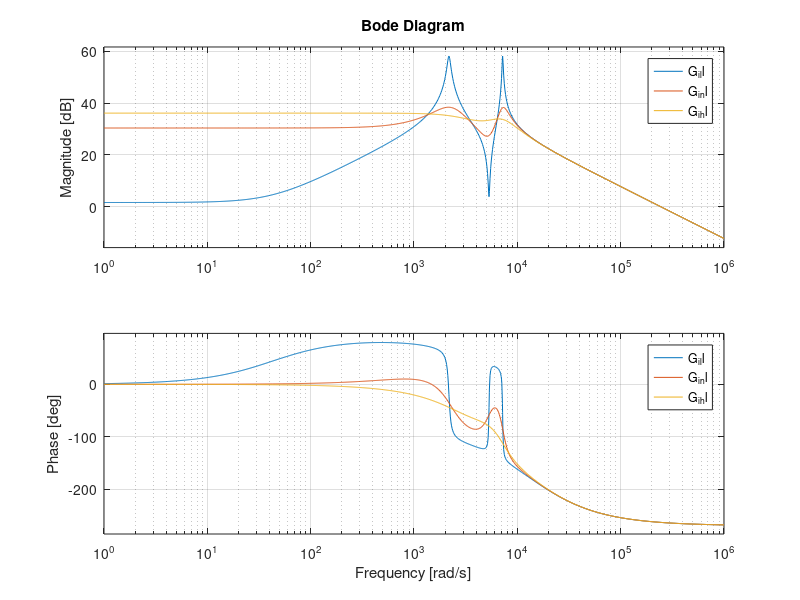

This figure's MATLAB source: (Note: this script raises an error after producing the figure.)
clc
close all
clear all
%% current loop design
% system parameters
%% power stage parameters for average model
R=15;                           % load resistor
L=1.10e-3;%0.64e-3;%1.1e-3;%(0.75879e-3)/(2/3);           % output filter inductance
RL=150e-3;%150e-3;%                                       % filter inductor ESR
C=41.308e-6;%20.4e-6;%31.4e-6;%;                          % output filter capacitance
Vdcref=270;
Vdc=Vdcref;
Vse=57.5;
Vsm=Vse*sqrt(2);
Vsdq=[sqrt(3/2)*Vsm; 0];
Vdref=Vsdq(1);
% Vd reference step factor
Vdstep=1.2;
Vqref=Vsdq(2);
fline=400; 
w=2*pi*fline;
omega=w;
fsw=20e+3;
Tsw=1/fsw;
wsw=2*pi*fsw;
Tdelay=1.5*Tsw;
s=tf([1,0],[0,1]);
% omega=400*2*pi;
tfdelay = (1-Tdelay*s)/(1+Tdelay*s);
Rl=RL;
% id to dd transfer function:
Rac=1.5e3;
tfidd_ln = (L*C^2*Rac^2*s^3+2*s^2*C*Rac*L+s*L+L*s*C^2*Rac^2*omega^2+C^2*Rac^2*Rl*s^2+2*s*C*Rac*Rl+s*C*Rac^2+C^2*Rac^2*omega^2*Rl+Rac+Rl)*Vdc/(L^2*C^2*Rac^2*s^4+2*L^2*C*Rac*s^3+s^2*L^2+2*L^2*s^2*C^2*Rac^2*omega^2+2*L^2*C*Rac*omega^2*s+omega^2*L^2+L^2*C^2*Rac^2*omega^4+2*L*C^2*Rac^2*Rl*s^3+2*L*s^2*C*Rac^2+4*L*C*Rac*Rl*s^2+2*L*s*C^2*Rac^2*omega^2*Rl+2*L*s*Rac+2*s*L*Rl-2*L*omega^2*C*Rac^2+C^2*Rac^2*Rl^2*s^2+2*s*C*Rac^2*Rl+2*C*Rac*Rl^2*s+Rl^2+Rac^2+2*Rac*Rl+C^2*Rac^2*omega^2*Rl^2);
G_i_ll=tfidd_ln*tfdelay;		  				% 1/(sLp+RLp)
Rac=15;
tfidd_ln = (L*C^2*Rac^2*s^3+2*s^2*C*Rac*L+s*L+L*s*C^2*Rac^2*omega^2+C^2*Rac^2*Rl*s^2+2*s*C*Rac*Rl+s*C*Rac^2+C^2*Rac^2*omega^2*Rl+Rac+Rl)*Vdc/(L^2*C^2*Rac^2*s^4+2*L^2*C*Rac*s^3+s^2*L^2+2*L^2*s^2*C^2*Rac^2*omega^2+2*L^2*C*Rac*omega^2*s+omega^2*L^2+L^2*C^2*Rac^2*omega^4+2*L*C^2*Rac^2*Rl*s^3+2*L*s^2*C*Rac^2+4*L*C*Rac*Rl*s^2+2*L*s*C^2*Rac^2*omega^2*Rl+2*L*s*Rac+2*s*L*Rl-2*L*omega^2*C*Rac^2+C^2*Rac^2*Rl^2*s^2+2*s*C*Rac^2*Rl+2*C*Rac*Rl^2*s+Rl^2+Rac^2+2*Rac*Rl+C^2*Rac^2*omega^2*Rl^2);
G_i_nl=tfidd_ln*tfdelay;
Rac=5;
tfidd_ln = (L*C^2*Rac^2*s^3+2*s^2*C*Rac*L+s*L+L*s*C^2*Rac^2*omega^2+C^2*Rac^2*Rl*s^2+2*s*C*Rac*Rl+s*C*Rac^2+C^2*Rac^2*omega^2*Rl+Rac+Rl)*Vdc/(L^2*C^2*Rac^2*s^4+2*L^2*C*Rac*s^3+s^2*L^2+2*L^2*s^2*C^2*Rac^2*omega^2+2*L^2*C*Rac*omega^2*s+omega^2*L^2+L^2*C^2*Rac^2*omega^4+2*L*C^2*Rac^2*Rl*s^3+2*L*s^2*C*Rac^2+4*L*C*Rac*Rl*s^2+2*L*s*C^2*Rac^2*omega^2*Rl+2*L*s*Rac+2*s*L*Rl-2*L*omega^2*C*Rac^2+C^2*Rac^2*Rl^2*s^2+2*s*C*Rac^2*Rl+2*C*Rac*Rl^2*s+Rl^2+Rac^2+2*Rac*Rl+C^2*Rac^2*omega^2*Rl^2);
G_i_hl=tfidd_ln*tfdelay;
% controller design
figure(15)
bode(G_i_ll,G_i_nl,G_i_hl)
Bode_Darklines(3);
grid on

wc=2*pi*fsw/35;                                         % desired bandwidth
mfi=30/180*pi;                                          % desired phase margin
% derivation of PI parameters
[mag,phase]=bode(G_i_ll,wc);
Tz=1/wc*tan(mfi-pi/2-phase/180*pi);                     % zero Tz of PI control
Ti=abs(mag*(1+1i*wc*Tz)/wc);                            % time constant Ti of PI control
% check of the design
GH_ll=G_i_ll*tf([Tz  1],[Ti  0]);					% open loop gain
WW_ll=feedback(GH_ll,1,-1);						% transfer function bw i_ref and i
% figure(1)
% step(WW_ll)										% step response
% grid on
% figure(2)
% margin(GH_ll)
% grid on

kpin=Tz/Ti;
kiin=1/Ti;
kpi=2*pi*800*L/Vdc*0.5; 
kii=2*pi*800*(RL)/Vdc*10;
% kpi=kpin; 
% kii=kiin;



tf_comp=tf([1 2*pi*2e3],[1 2*pi*1]);

GH_ll=G_i_ll*tf([kpi  kii],[1  0]);					% open loop gain
GH_ll_comp=GH_ll*tf_comp;
WW_ll=feedback(GH_ll,1,-1);						% transfer function bw i_ref and i
WW_ll_comp=feedback(GH_ll_comp,1,-1)
figure(3)
step(WW_ll)										% step response
hold on
% step(WW_ll_comp)
grid on
figure(4)
margin(GH_ll)
hold on
% margin(GH_ll_comp)
grid on
%% normal load loop gain
GH_nl=G_i_nl*tf([Tz  1],[Ti  0]);

WW_nl=feedback(GH_nl,1,-1);						% transfer function bw i_ref and i

% figure(5)
% step(WW_nl)										% step response
% grid on
% figure(6)
% margin(GH_nl)
% grid on

GH_nl=G_i_nl*tf([kpi  kii],[1  0]);
GH_nl_comp=GH_nl*tf_comp;
WW_nl=feedback(GH_nl,1,-1);						% transfer function bw i_ref and i
WW_nl_comp=feedback(GH_nl_comp,1,-1)
figure(7)
step(WW_nl)										% step response
hold on
% step(WW_nl_comp)
grid on
figure(8)
margin(GH_nl)
hold on
% margin(GH_nl_comp)
grid on

%% high load loop gain
GH_hl=G_i_hl*tf([Tz  1],[Ti  0]);
WW_hl=feedback(GH_hl,1,-1);						% transfer function bw i_ref and i
% figure(9)
% step(WW_hl)	
% grid on% step response
% figure(10)
% margin(GH_hl)
% grid on

GH_hl=G_i_hl*tf([kpi  kii],[1  0]);
WW_hl=feedback(GH_hl,1,-1);						% transfer function bw i_ref and i
% figure(11)
% step(WW_hl)	
% grid on% step response
% figure(12)
% margin(GH_hl)
% grid on

% kpi=kpin;
% kii=kiin;



Ra=16.08;
Rb=16.3;
Rc=15.46;
L=(0.75879e-3)/(2/3);%1.2e-3;
RL=80e-3; 
C=21.308e-6;
RC=0.054;

Vdc=270;
Vse=57.5;
Vsm=Vse*sqrt(2);
Vsdq=[sqrt(3/2)*Vsm; 0];
Vdref=Vsdq(1);
% Vd reference step factor
Vdstep=1.2;
Vqref=Vsdq(2);
Iin_limit = 15*sqrt(2);
fline=400; 
w=2*pi*fline;
fsw=20e+3;
Tsw=1/fsw;
wsw=2*pi*fsw;
%parameters for IGBT 6MBP30RH060-50
Vfs= 0.5;
Vfd= 0.7;
% suppose R IGBT and R Diode are the same
Rsd= 0.05;
Rss= Rsd;
DT = 80;
DeadTime = 1e-6;
DT_en = 0;
omega = 400*2*pi;
Rl = RL;
Rac =  R;
Vod = Vdref;
Voq = Vqref;
% Rl = RL;
Dd = -(omega*L*Voq-Rac*Vod-Rl*Vod+Rl*omega*C*Voq*Rac+omega^2*L*C*Vod*Rac)/(Rac*Vdc);
Dq = -(-Rl*Voq-Rac*Voq-omega*L*Vod+omega^2*L*C*Voq*Rac-Rl*omega*C*Vod*Rac)/(Rac*Vdc);
Idref = -(-Vod+omega*C*Voq*Rac)/Rac;
Iqref = (Voq+omega*C*Vod*Rac)/Rac;
% initial for PWM generation
PWM_Cycle = 4000;  %time 12.5ns clock
PWM_mode = 0;
% fv=100; fi=1000;
% 
% % controller 1
% kpi=2*pi*fi*L;%/Vdc; 
% kii=2*pi*fi*(RL)%;/Vdc;
% kpv=2*pi*fv*C;
% kiv=2*pi*fv/R;

% controller 2
% kpi=0.0279;%2*pi*fi*L/Vdc; 
% kii=1.1636;%2*pi*fi*(RL)/Vdc;
% kpv=0.0138*3;%2*pi*fv*C;
% kiv=41.8879*3;%2*pi*fv/R;


%----parameter for DQ component filtering
% kpi=94.221*0.00022*270
% kii=94.221*270
% kpv=147.22*0.00016
% kiv=147.22

%% initial for controller parameters
% Time_stamp = 0;
% control_para=[Time_stamp R C L RL Vfs Rss Vfd Rsd fline Tsw DeadTime DT_en Iin_limit ...
%     Vdref Vdstep Vqref Vdc kpv kiv kpi kii PWM_mode];

fprintf('\ndone\n');



